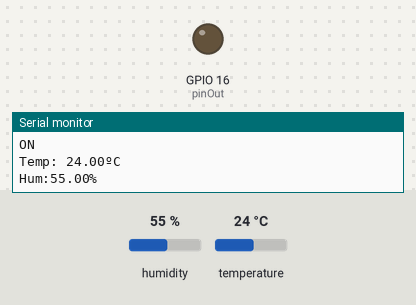
Recording of a sketch running on a simulated ESP8266 (NodeMCU). On the bench: output pins drawn as LEDs (lit = HIGH), the last lines printed to the serial monitor. The inputs (shaded band) are chosen by the test bench; at power-on: humidity 55 %, temperature 24 °C.

Above: at 2.2 s.
2.3 s: humidity set to 41 %
3.8 s: humidity set to 38 %
At 4.8 s:
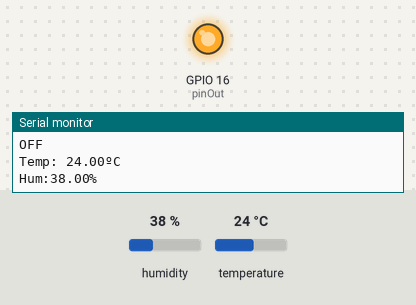
5.6 s: humidity set to 40 %
At 6.1 s:
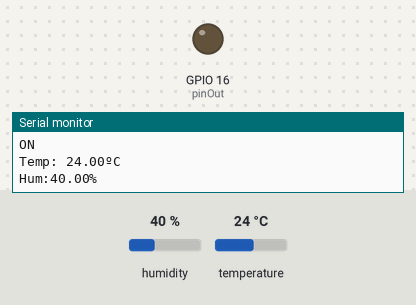
7.2 s: humidity set to 22 %
At 8.6 s:
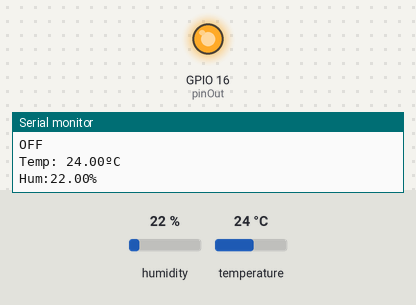
Timing chart, 0 to 9.8 s (numbered marks = the images above; inputs shaded):
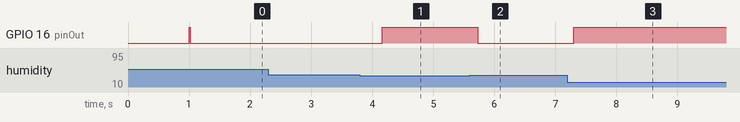

Measured:
- the behaviour switches between 40 and 39 % on humidity (found by bisection; images 0 and 1)
- after the input at 3.8 s, GPIO 16 (pinOut): LOW → HIGH after 0.36 s
- after the input at 5.6 s, GPIO 16 (pinOut): HIGH → LOW after 0.13 s
- after the input at 7.2 s, GPIO 16 (pinOut): LOW → HIGH after 0.10 s

The sketch:

dht11_humidity_and_temp_sensor.ino
```cpp
#include <DHT11.h>
#include <ESP8266WiFi.h>
#include <Wire.h>

int pin = 2;
int pinOut = 16;
DHT11 dht11(pin);

void setup()
{
pinMode(pinOut, OUTPUT);
Serial.begin(9600);
delay(1000);
Serial.print("Ready: ");

Serial.println("OFF");
digitalWrite(pinOut,HIGH);
}


 void loop()
{
 int err;
 float temp, hum;
 if ((err = dht11.read(hum, temp)) == 0) // Si devuelve 0 es que ha leido bien
 {

  if(hum>=40)
  {
    Serial.println("ON");
    digitalWrite(pinOut,LOW);
  } else {
    Serial.println("OFF");
    digitalWrite(pinOut,HIGH);
  }

 Serial.print("Temp: ");
 Serial.print(String(temp));
 Serial.println("ºC");
 Serial.print("Hum:");
 Serial.print(String(hum));
 Serial.println("%");
 Serial.println();
 }
 else
 {
 Serial.print("Error Num :");
 Serial.println(String(err));
 }
 delay(500);
}
```
